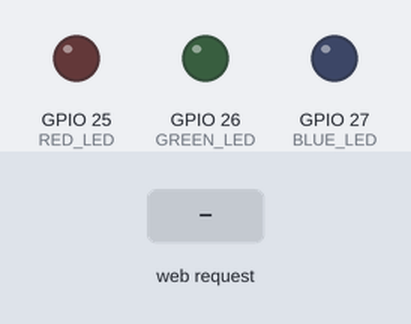
The program below on a simulated ESP32. On the bench: output pins drawn as LEDs (lit = HIGH). Dashed ring = blinking. The test bench sets the inputs (shaded band). WiFi joins after 1.5 s; servers stay silent unless stated; what the program prints to the serial monitor is not drawn.

Above: at 2.7 s.
2.8 s: HTTP request GET /blink_all received
At 2.9 s:
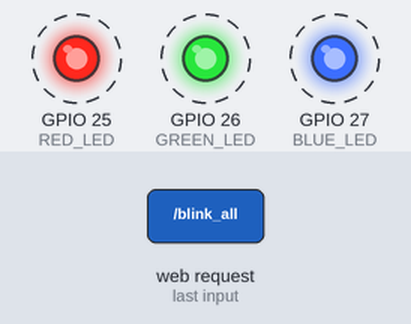
5.8 s: HTTP request GET /all_on received
At 6.6 s:
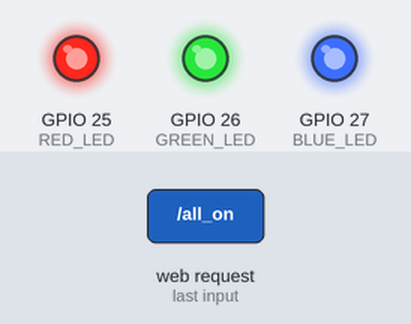
7.3 s: HTTP request GET /green_off received
At 8.5 s:
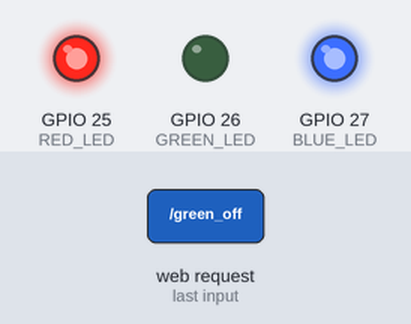
8.8 s: HTTP request GET /blue_off received
At 9.9 s:
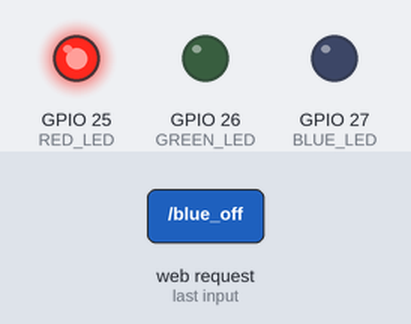
10.3 s: HTTP request GET /green_on received
At 11.0 s:
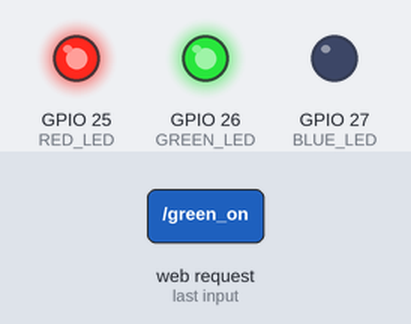
11.8 s: HTTP request GET /red_off received
At 12.2 s:
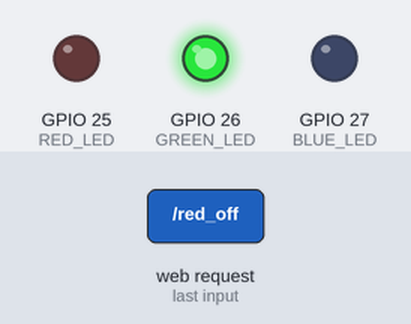
Timing chart, 0 to 14.3 s (numbered marks = the images above; inputs shaded):
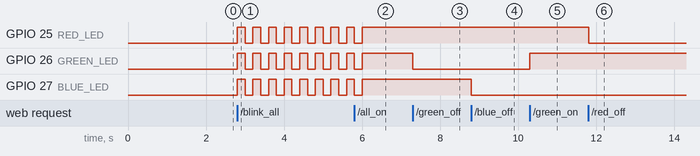

Measured:
- after the input at 2.8 s, GPIO 25 (RED_LED), GPIO 26 (GREEN_LED), GPIO 27 (BLUE_LED): alternates HIGH for 0.20 s and LOW for 0.20 s, starting at once
- after the input at 5.8 s, GPIO 25 (RED_LED), GPIO 26 (GREEN_LED), GPIO 27 (BLUE_LED): goes on until 6.0 s, then stays HIGH
- after the input at 7.3 s, GPIO 26 (GREEN_LED): HIGH → LOW at once
- after the input at 8.8 s, GPIO 27 (BLUE_LED): HIGH → LOW at once
- after the input at 10.3 s, GPIO 26 (GREEN_LED): LOW → HIGH at once
- after the input at 11.8 s, GPIO 25 (RED_LED): HIGH → LOW at once

The program:

main.cpp
```cpp
#include <Arduino.h>
#include <WiFi.h>

const char* ssid = "iQOO Z9 Lite 5G";
const char* password = "7795588287ManjuM";

WiFiServer server(80);

// LED pins
#define  RED_LED 25
#define  GREEN_LED 26
#define  BLUE_LED 27

bool blinkAll = false;

void setup() {
  Serial.begin(115200);

  pinMode(GREEN_LED, OUTPUT);
  pinMode(BLUE_LED, OUTPUT);
  pinMode(RED_LED, OUTPUT);

  WiFi.begin(ssid, password);

  Serial.print("Connecting...");
  while (WiFi.status() != WL_CONNECTED) {
    delay(500);
    Serial.print(".");
  }

  Serial.println("\nConnected!");
  Serial.print("ESP IP: ");
  Serial.println(WiFi.localIP());

  server.begin();
}

void loop() {
  WiFiClient client = server.available();

  if (client) {
    String request = client.readStringUntil('\r');
    client.flush();

    // ---- Individual control ----
    if (request.indexOf("/green_on") != -1) digitalWrite(GREEN_LED, HIGH);
    if (request.indexOf("/green_off") != -1) digitalWrite(GREEN_LED, LOW);

    if (request.indexOf("/blue_on") != -1) digitalWrite(BLUE_LED, HIGH);
    if (request.indexOf("/blue_off") != -1) digitalWrite(BLUE_LED, LOW);

    if (request.indexOf("/red_on") != -1) digitalWrite(RED_LED, HIGH);
    if (request.indexOf("/red_off") != -1) digitalWrite(RED_LED, LOW);

    // ---- All control ----
    if (request.indexOf("/all_on") != -1) {
      digitalWrite(GREEN_LED, HIGH);
      digitalWrite(BLUE_LED, HIGH);
      digitalWrite(RED_LED, HIGH);
      blinkAll = false;
    }

    if (request.indexOf("/all_off") != -1) {
      digitalWrite(GREEN_LED, LOW);
      digitalWrite(BLUE_LED, LOW);
      digitalWrite(RED_LED, LOW);
      blinkAll = false;
    }

    // ---- Blink control ----
    if (request.indexOf("/blink_all") != -1) {
      blinkAll = true;
    }

    if (request.indexOf("/stop_blink") != -1) {
      blinkAll = false;
    }

    client.println("HTTP/1.1 200 OK");
    client.println("Content-type:text/html");
    client.println();
    client.println("OK");

    client.stop();
  }

  // ---- Blink logic ----
  if (blinkAll) {
    digitalWrite(GREEN_LED, HIGH);
    digitalWrite(BLUE_LED, HIGH);
    digitalWrite(RED_LED, HIGH);
    delay(200);

    digitalWrite(GREEN_LED, LOW);
    digitalWrite(BLUE_LED, LOW);
    digitalWrite(RED_LED, LOW);
    delay(200);
  }
}
```
